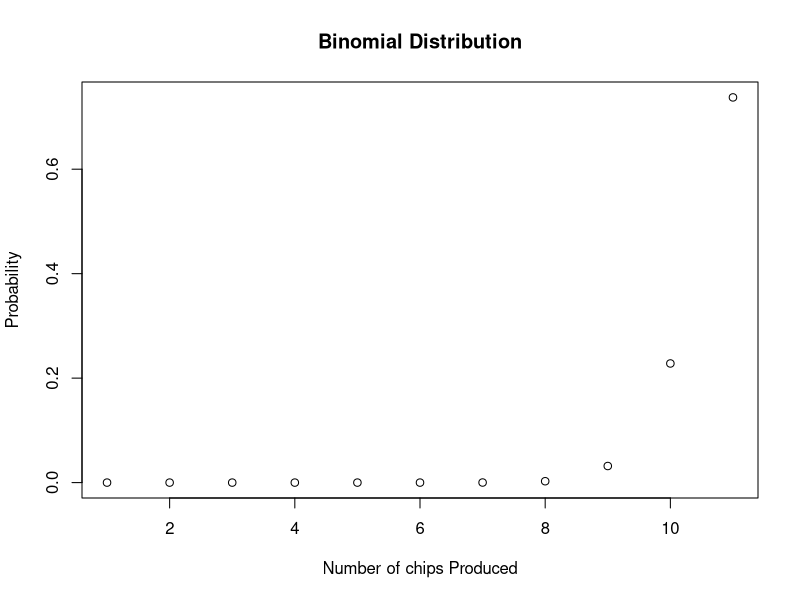

The R script that drew this image:
## ---- chunk 1
 X <- 0:10

plot(dbinom(X,10,0.97), col="black", main = "Binomial Distribution", xlab = "Number of chips Produced", ylab = "Probability") 
## ---- chunk 2
1-pbinom(1,10,0.03)
